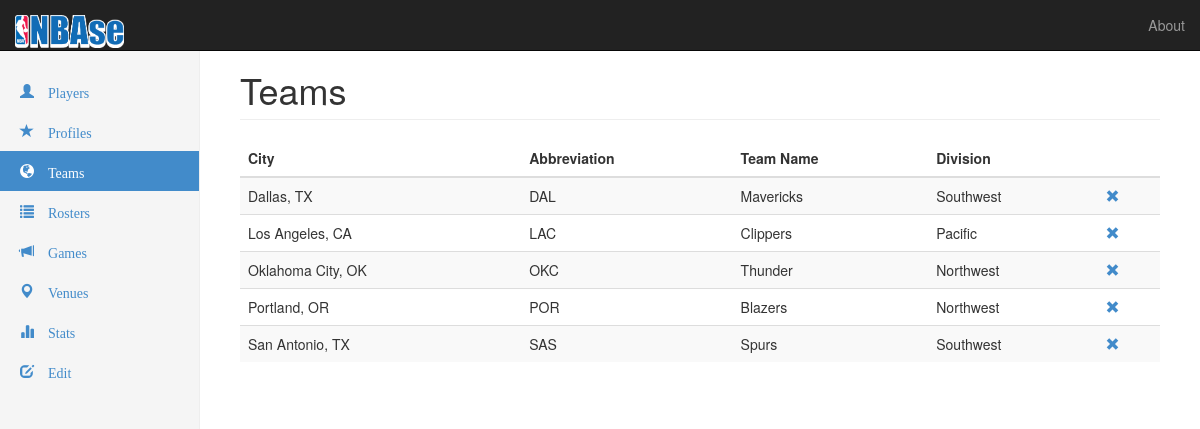
/teams.php, run on the app's committed database.
### tables this page shows
CREATE TABLE `NBATeam_BelongsTo` (
    `abbreviation` CHAR(3),
    `city` VARCHAR(30),
    `teamName` VARCHAR(30),
    `divisionName` VARCHAR(10) NOT NULL,
    PRIMARY KEY (`abbreviation`),
    FOREIGN KEY (`divisionName`) REFERENCES `Division` (`divisionName`)
);

### src/teams.php (the view, shortened to what this page needs)
<?php
require "header.php";
try {
  	$dbh = new PDO("mysql:host=54.86.9.29;dbname=nba", 'jacob', 'jacob');
} catch(PDOException $e) {
	error($e->getMessage());
	exit();
}
$query = <<<SQL
SELECT city, abbreviation, teamName, divisionName
FROM NBATeam_BelongsTo
SQL;
 $result = $dbh->query($query);
$result->setFetchMode(PDO::FETCH_ASSOC);
?>
<div class="col-sm-9 col-sm-offset-3 col-md-10 col-md-offset-2 main">
	<h1 class="page-header">Teams</h1>
	<div class="table-responsive">
		<table class="table table-striped table-hover hoverTable">
			<thead>
				<tr>
					<th>City</th>
					<th>Abbreviation</th>
					<th>Team Name</th>
					<th>Division</th>
					<th></th>
				</tr>
			</thead>
			<tbody>
				<?php while ($row = $result->fetch()): ?>
					<tr onclick="document.location = 'rosters.php?team=<?php echo $row['abbreviation']; ?>';">
						<td><?php echo $row['city']?></td>
						<td><?php echo $row['abbreviation']; ?></td>
						<td><?php echo $row['teamName']; ?></td>
						<td><?php echo $row['divisionName']?></td>
						<td>
							<a href="delete_team.php?team=<?php echo $row['abbreviation']; ?>">
								<span class="glyphicon glyphicon-remove"></span>
							</a>
						</td>
					</tr>
				<?php endwhile; ?>
			</tbody>
		</table>
	</div>
</div>
<?php require "footer.php"; ?>

### src/header.php (shortened to what this page needs)
<!DOCTYPE html>
<html lang="en">
	<head>
		<link href="css/bootstrap.min.css" rel="stylesheet">
		<link href="css/dashboard.css" rel="stylesheet">
		<link href="css/styles.css" rel="stylesheet">
	</head>
	<body>
		<div class="navbar navbar-inverse navbar-fixed-top" role="navigation">
			<div class="container-fluid">
				<div class="navbar-header">
					<a class="navbar-brand" href="./"><img src="./img/logo.png" height="33px"></a>
				</div>
				<div class="navbar-collapse collapse">
					<ul class="nav navbar-nav navbar-right">
						<li><a href="./">About</a></li>
					</ul>
				</div>
			</div>
		</div>
<?php
$currentPage = array_pop(explode("/", $_SERVER['PHP_SELF']));
if ($currentPage == "players.php") $playersClass = 'class="active"';
else if ($currentPage == "profiles.php") $profilesClass = 'class="active"';
else if ($currentPage == "teams.php") $teamsClass = 'class="active"';
?>
		<div class="container-fluid">
			<div class="row">
				<div class="col-sm-3 col-md-2 sidebar">
					<ul class="nav nav-sidebar">
						<li <?php echo $playersClass; ?>><a href="players.php"><span class="glyphicon glyphicon-user"> Players</span></a></li>
						<li <?php echo $profilesClass; ?>><a href="profiles.php"><span class="glyphicon glyphicon-star"> Profiles</span></a></li>
						<li <?php echo $teamsClass; ?>><a href="teams.php"><span class="glyphicon glyphicon-globe"> Teams</span></a></li>
						<li <?php echo $rostersClass; ?>><a href="rosters.php"><span class="glyphicon glyphicon-list"> Rosters</span></a></li>
						<li <?php echo $gamesClass; ?>><a href="games.php"><span class="glyphicon glyphicon-bullhorn"> Games</span></a></li>
						<li <?php echo $venuesClass; ?>><a href="venues.php"><span class="glyphicon glyphicon-map-marker"> Venues</span></a></li>
						<li <?php echo $statsClass; ?>><a href="stats.php"><span class="glyphicon glyphicon-stats"> Stats</span></a></li>
						<li <?php echo $updateClass; ?>><a href="update.php"><span class="glyphicon glyphicon-edit"> Edit</span></a></li>
					</ul>
				</div>

### src/footer.php (shortened to what this page needs)
      		</div>
    	</div>
	</body>
</html>

### src/css/dashboard.css (style rules this page uses)
body { padding-top: 50px; }
.sidebar { display: none; }
@media (min-width: 768px) { .sidebar { position: fixed; top: 51px; bottom: 0; left: 0; z-index: 1000; display: block; padding: 20px; overflow-x: hidden; overflow-y: auto; background-color: #f5f5f5; border-right: 1px solid #eee; } }
.nav-sidebar { margin-right: -21px; margin-bottom: 20px; margin-left: -20px; }
.nav-sidebar > li > a { padding-right: 20px; padding-left: 20px; }
.nav-sidebar > .active > a { color: #fff; background-color: #428bca; }
.main { padding: 20px; }
@media (min-width: 768px) { .main { padding-right: 40px; padding-left: 40px; } }
.main .page-header { margin-top: 0; }

### data on the page
nbateam_belongsto: city "Dallas, TX", abbreviation "DAL", teamName "Mavericks", divisionName "Southwest"
nbateam_belongsto: city "Los Angeles, CA", abbreviation "LAC", teamName "Clippers", divisionName "Pacific"
nbateam_belongsto: city "Oklahoma City, OK", abbreviation "OKC", teamName "Thunder", divisionName "Northwest"
nbateam_belongsto: city "Portland, OR", abbreviation "POR", teamName "Blazers", divisionName "Northwest"
nbateam_belongsto: city "San Antonio, TX", abbreviation "SAS", teamName "Spurs", divisionName "Southwest"
